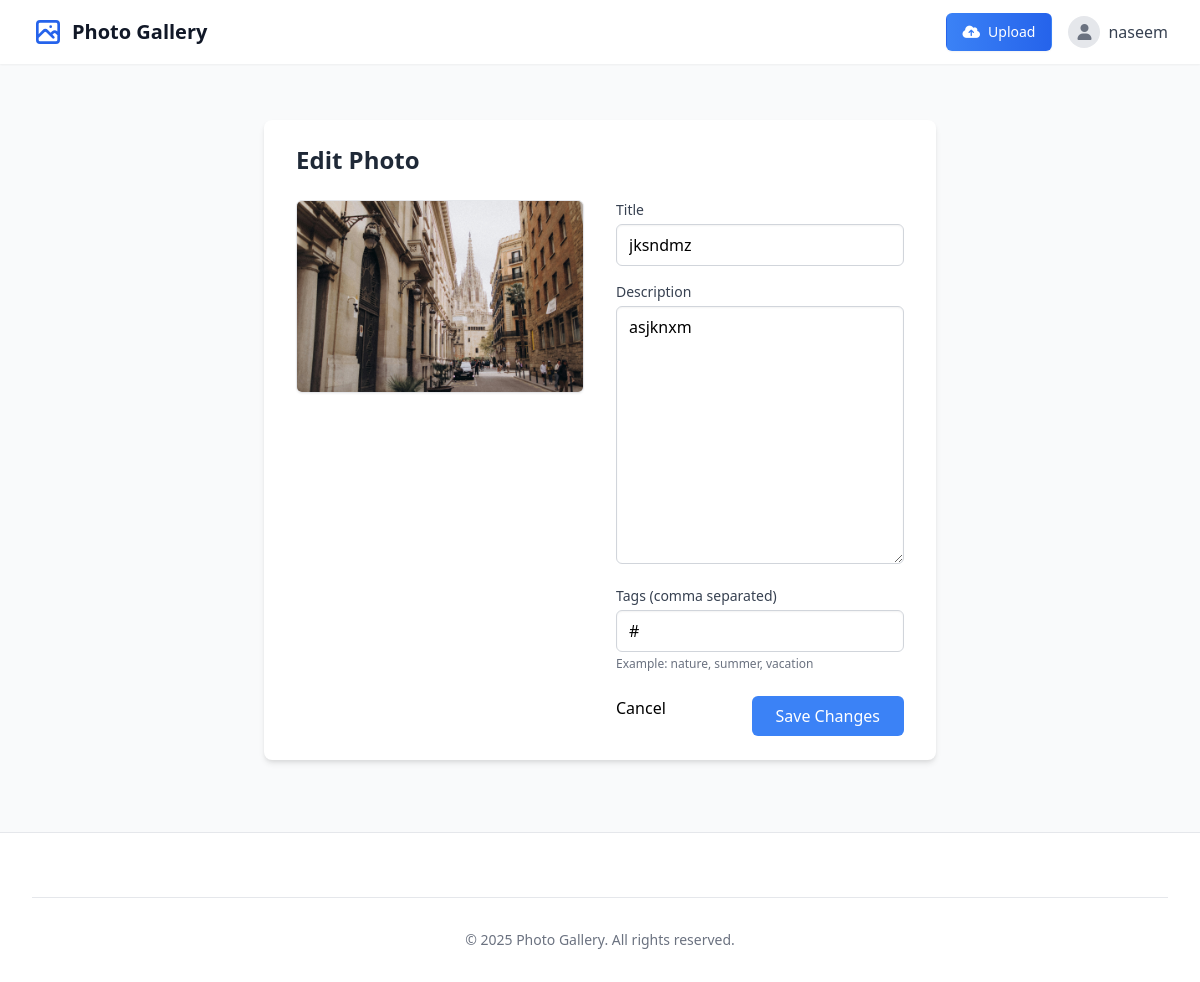
/photos/5/edit/ (signed in), run on the app's committed database.
### myapp/models.py (models this page shows, shortened)
class Photo(models.Model):
    title = models.CharField(max_length=100)
    description = models.TextField()
    image = models.ImageField(upload_to='photos/')
    tags = models.CharField(max_length=100)
    uploaded_at = models.DateTimeField(auto_now_add=True)
    user = models.ForeignKey('auth.User', on_delete=models.CASCADE, null=True, blank=True)
    likes = models.ManyToManyField('auth.User', related_name='liked_photos', blank=True)

### myapp/views.py (the view)
# urls.py: path('photos/<int:pk>/edit/', views.edit_photo, name='edit_photo'),
@login_required
def edit_photo(request, pk):
    photo = get_object_or_404(Photo, pk=pk, user=request.user)
    if request.method == 'POST':
        form = PhotoForm(request.POST, request.FILES, instance=photo)
        if form.is_valid():
            form.save()
            return redirect('profile')  # Replace with your profile view name
    else:
        form = PhotoForm(instance=photo)
    return render(request, 'edit_photo.html', {'form': form, 'photo': photo})

### myapp/forms.py
class PhotoForm(forms.ModelForm):
    class Meta:
        model = Photo
        fields = ['title', 'description', 'image', 'tags']

### myapp/templates/edit_photo.html (shortened to what this page needs)
{% extends 'base.html' %}
{% block content %}
<div class="max-w-2xl mx-auto mt-8 bg-white rounded-lg shadow-md overflow-hidden">
  <div class="px-8 py-6">
    <h2 class="text-2xl font-bold text-gray-800 mb-6">Edit Photo</h2>
    <div class="flex flex-col md:flex-row gap-8">
      <div class="md:w-1/2">
        <div class="rounded-md overflow-hidden border border-gray-200 shadow-sm">
          <img src="{{ photo.image.url }}" alt="{{ photo.title }}" class="w-full h-auto object-cover">
        </div>
      </div>
      <div class="md:w-1/2">
        <form method="POST" enctype="multipart/form-data">
          <div class="mb-4">
            <label for="id_title" class="block text-sm font-medium text-gray-700 mb-1">Title</label>
            {{ form.title }}
          </div>
          <div class="mb-4">
            <label for="id_description" class="block text-sm font-medium text-gray-700 mb-1">Description</label>
            {{ form.description }}
          </div>
          <div class="mb-6">
            <label for="id_tags" class="block text-sm font-medium text-gray-700 mb-1">Tags (comma separated)</label>
            {{ form.tags }}
            <p class="mt-1 text-xs text-gray-500">Example: nature, summer, vacation</p>
          </div>
          <div class="flex justify-between">
              Cancel
            <button type="submit" class="px-6 py-2 bg-blue-500 text-white rounded-md hover:bg-blue-600 transition-colors">
              Save Changes
            </button>
          </div>
        </form>
      </div>
    </div>
  </div>
</div>
{% endblock %}

### myapp/templates/base.html (shortened to what this page needs)
<!DOCTYPE html>
<html lang="en">
<head>
    <link href="https://unpkg.com/tailwindcss@^2/dist/tailwind.min.css" rel="stylesheet">
    <link href="https://cdnjs.cloudflare.com/ajax/libs/font-awesome/6.0.0-beta3/css/all.min.css" rel="stylesheet">
</head>
<body class="min-h-screen bg-gray-50">
    <nav class="bg-white shadow-sm">
        <div class="max-w-7xl mx-auto px-4 sm:px-6 lg:px-8">
            <div class="flex justify-between h-16">
                <div class="flex items-center space-x-8">
                    <a href="{% url 'home' %}" class="flex items-center space-x-2">
                        <span class="text-xl font-semibold text-gray-900 hidden sm:inline">Photo Gallery</span>
                    </a>
                </div>
                <div class="flex items-center space-x-4">
                    {% if user.is_authenticated %}
                        <a href="{% url 'upload_photo' %}" class="hidden md:inline-flex items-center px-4 py-2 border border-transparent text-sm font-medium rounded-md shadow-sm text-white bg-gradient-to-r from-blue-500 to-blue-600 hover:from-blue-600 hover:to-blue-700 transition-all duration-200">
                            <i class="fas fa-cloud-upload-alt mr-2"></i> Upload
                        </a>
                        <div class="relative ml-3">
                            <div class="flex items-center space-x-2 cursor-pointer group" id="user-menu-button">
                                {% if user.profile.image %}
                                    <img class="h-8 w-8 rounded-full object-cover" src="{{ user.profile.image.url }}" alt="{{ user.username }}">
                                {% else %}
                                    <div class="h-8 w-8 rounded-full bg-gray-200 flex items-center justify-center">
                                        <i class="fas fa-user text-gray-500"></i>
                                    </div>
                                {% endif %}
                                <span class="text-gray-700 font-medium hidden md:inline group-hover:text-blue-600">{{ user.username }}</span>
                            </div>
                        </div>
                    {% endif %}
                </div>
            </div>
        </div>
    </nav>
    <main class="max-w-7xl mx-auto py-6 sm:px-6 lg:px-8">
        {% block content %}{% endblock %}
    </main>
    <footer class="bg-white border-t border-gray-200 mt-12">
        <div class="max-w-7xl mx-auto py-8 px-4 sm:px-6 lg:px-8">
            <div class="mt-8 pt-8 border-t border-gray-200 text-center">
                <p class="text-gray-500 text-sm">
                    &copy; {% now "Y" %} Photo Gallery. All rights reserved.
                </p>
            </div>
        </div>
    </footer>
</body>
</html>

### myapp/templates/edit_photo.html (style rules this page uses)
#id_title, #id_description, #id_tags { width: 100%; padding: 0.5rem 0.75rem; border: 1px solid #d1d5db; border-radius: 0.375rem; box-shadow: inset 0 1px 2px rgba(0, 0, 0, 0.05); transition: border-color 0.15s ease-in-out, box-shadow 0.15s ease-in-out; }
#id_description { min-height: 100px; resize: vertical; }

### data on the page
Photo: image (picture), title "jksndmz", description "asjknxm", tags "#"

### other printed values
{{ user.username }} "naseem"
